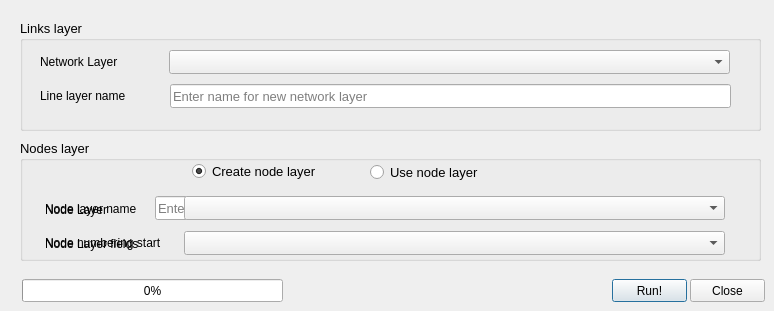
<?xml version="1.0" encoding="UTF-8"?>
<ui version="4.0">
 <class>TQ_NetPrep</class>
 <widget class="QDialog" name="TQ_NetPrep">
  <property name="windowModality">
   <enum>Qt::ApplicationModal</enum>
  </property>
  <property name="geometry">
   <rect>
    <x>0</x>
    <y>0</y>
    <width>774</width>
    <height>311</height>
   </rect>
  </property>
  <property name="windowTitle">
   <string>AequilibraE - Network Preparation</string>
  </property>
  <property name="modal">
   <bool>true</bool>
  </property>
  <widget class="QGroupBox" name="groupBox">
   <property name="geometry">
    <rect>
     <x>20</x>
     <y>140</y>
     <width>741</width>
     <height>121</height>
    </rect>
   </property>
   <property name="font">
    <font>
     <pointsize>10</pointsize>
    </font>
   </property>
   <property name="title">
    <string>Nodes layer</string>
   </property>
   <widget class="QLabel" name="label_2">
    <property name="geometry">
     <rect>
      <x>25</x>
      <y>96</y>
      <width>151</width>
      <height>16</height>
     </rect>
    </property>
    <property name="font">
     <font>
      <pointsize>9</pointsize>
     </font>
    </property>
    <property name="text">
     <string>Node Layer fields</string>
    </property>
   </widget>
   <widget class="QRadioButton" name="radioUseNodes">
    <property name="geometry">
     <rect>
      <x>350</x>
      <y>24</y>
      <width>151</width>
      <height>17</height>
     </rect>
    </property>
    <property name="text">
     <string>Use node layer</string>
    </property>
    <property name="checked">
     <bool>false</bool>
    </property>
   </widget>
   <widget class="QRadioButton" name="radioNewNodes">
    <property name="geometry">
     <rect>
      <x>172</x>
      <y>23</y>
      <width>171</width>
      <height>17</height>
     </rect>
    </property>
    <property name="text">
     <string>Create node layer</string>
    </property>
    <property name="checked">
     <bool>true</bool>
    </property>
   </widget>
   <widget class="QLabel" name="label_3">
    <property name="geometry">
     <rect>
      <x>25</x>
      <y>95</y>
      <width>171</width>
      <height>16</height>
     </rect>
    </property>
    <property name="font">
     <font>
      <pointsize>9</pointsize>
     </font>
    </property>
    <property name="text">
     <string>Node numbering start</string>
    </property>
    <property name="buddy">
     <cstring>label_3</cstring>
    </property>
   </widget>
   <widget class="QLineEdit" name="np_node_start">
    <property name="enabled">
     <bool>false</bool>
    </property>
    <property name="geometry">
     <rect>
      <x>179</x>
      <y>91</y>
      <width>71</width>
      <height>24</height>
     </rect>
    </property>
    <property name="text">
     <string>0</string>
    </property>
    <property name="alignment">
     <set>Qt::AlignRight|Qt::AlignTrailing|Qt::AlignVCenter</set>
    </property>
   </widget>
   <widget class="QLabel" name="label_4">
    <property name="geometry">
     <rect>
      <x>25</x>
      <y>62</y>
      <width>151</width>
      <height>16</height>
     </rect>
    </property>
    <property name="font">
     <font>
      <pointsize>9</pointsize>
     </font>
    </property>
    <property name="text">
     <string>Node Layer</string>
    </property>
   </widget>
   <widget class="QLabel" name="label_9">
    <property name="geometry">
     <rect>
      <x>25</x>
      <y>58</y>
      <width>101</width>
      <height>22</height>
     </rect>
    </property>
    <property name="font">
     <font>
      <pointsize>9</pointsize>
     </font>
    </property>
    <property name="text">
     <string>Node layer name</string>
    </property>
   </widget>
   <widget class="QLineEdit" name="OutNodes">
    <property name="geometry">
     <rect>
      <x>135</x>
      <y>56</y>
      <width>561</width>
      <height>24</height>
     </rect>
    </property>
    <property name="font">
     <font>
      <pointsize>10</pointsize>
     </font>
    </property>
    <property name="text">
     <string/>
    </property>
    <property name="placeholderText">
     <string>Enter name for node layer with centroids</string>
    </property>
   </widget>
   <widget class="QgsFieldComboBox" name="cbb_node_fields">
    <property name="geometry">
     <rect>
      <x>164</x>
      <y>91</y>
      <width>541</width>
      <height>24</height>
     </rect>
    </property>
   </widget>
   <widget class="QComboBox" name="cbb_node_layer">
    <property name="geometry">
     <rect>
      <x>164</x>
      <y>56</y>
      <width>541</width>
      <height>24</height>
     </rect>
    </property>
   </widget>
   <zorder>OutNodes</zorder>
   <zorder>label_2</zorder>
   <zorder>radioUseNodes</zorder>
   <zorder>radioNewNodes</zorder>
   <zorder>label_3</zorder>
   <zorder>np_node_start</zorder>
   <zorder>label_4</zorder>
   <zorder>label_9</zorder>
   <zorder>cbb_node_fields</zorder>
   <zorder>cbb_node_layer</zorder>
  </widget>
  <widget class="QGroupBox" name="groupBox_2">
   <property name="geometry">
    <rect>
     <x>20</x>
     <y>20</y>
     <width>741</width>
     <height>111</height>
    </rect>
   </property>
   <property name="font">
    <font>
     <pointsize>10</pointsize>
    </font>
   </property>
   <property name="title">
    <string>Links layer</string>
   </property>
   <widget class="QLabel" name="label">
    <property name="geometry">
     <rect>
      <x>20</x>
      <y>31</y>
      <width>181</width>
      <height>22</height>
     </rect>
    </property>
    <property name="font">
     <font>
      <pointsize>9</pointsize>
     </font>
    </property>
    <property name="text">
     <string>Network Layer</string>
    </property>
   </widget>
   <widget class="QLabel" name="label_8">
    <property name="geometry">
     <rect>
      <x>20</x>
      <y>65</y>
      <width>111</width>
      <height>22</height>
     </rect>
    </property>
    <property name="font">
     <font>
      <pointsize>9</pointsize>
     </font>
    </property>
    <property name="text">
     <string>Line layer name</string>
    </property>
   </widget>
   <widget class="QLineEdit" name="OutLinks">
    <property name="geometry">
     <rect>
      <x>150</x>
      <y>64</y>
      <width>561</width>
      <height>24</height>
     </rect>
    </property>
    <property name="font">
     <font>
      <pointsize>10</pointsize>
     </font>
    </property>
    <property name="text">
     <string/>
    </property>
    <property name="placeholderText">
     <string>Enter name for new network layer</string>
    </property>
   </widget>
   <widget class="QComboBox" name="cbb_line_layer">
    <property name="geometry">
     <rect>
      <x>149</x>
      <y>30</y>
      <width>561</width>
      <height>24</height>
     </rect>
    </property>
   </widget>
  </widget>
  <widget class="QProgressBar" name="progressbar">
   <property name="geometry">
    <rect>
     <x>22</x>
     <y>279</y>
     <width>261</width>
     <height>23</height>
    </rect>
   </property>
   <property name="palette">
    <palette>
     <active>
      <colorrole role="Highlight">
       <brush brushstyle="SolidPattern">
        <color alpha="255">
         <red>0</red>
         <green>170</green>
         <blue>0</blue>
        </color>
       </brush>
      </colorrole>
     </active>
     <inactive>
      <colorrole role="Highlight">
       <brush brushstyle="SolidPattern">
        <color alpha="255">
         <red>240</red>
         <green>240</green>
         <blue>240</blue>
        </color>
       </brush>
      </colorrole>
     </inactive>
     <disabled>
      <colorrole role="Highlight">
       <brush brushstyle="SolidPattern">
        <color alpha="255">
         <red>51</red>
         <green>153</green>
         <blue>255</blue>
        </color>
       </brush>
      </colorrole>
     </disabled>
    </palette>
   </property>
   <property name="value">
    <number>0</number>
   </property>
  </widget>
  <widget class="QLabel" name="progress_label">
   <property name="geometry">
    <rect>
     <x>300</x>
     <y>280</y>
     <width>261</width>
     <height>20</height>
    </rect>
   </property>
   <property name="font">
    <font>
     <pointsize>9</pointsize>
    </font>
   </property>
   <property name="text">
    <string/>
   </property>
  </widget>
  <widget class="QPushButton" name="pushOK">
   <property name="geometry">
    <rect>
     <x>612</x>
     <y>279</y>
     <width>75</width>
     <height>23</height>
    </rect>
   </property>
   <property name="text">
    <string>Run!</string>
   </property>
  </widget>
  <widget class="QPushButton" name="pushClose">
   <property name="geometry">
    <rect>
     <x>690</x>
     <y>279</y>
     <width>75</width>
     <height>23</height>
    </rect>
   </property>
   <property name="text">
    <string>Close</string>
   </property>
  </widget>
 </widget>
 <customwidgets>
  <customwidget>
   <class>QgsFieldComboBox</class>
   <extends>QComboBox</extends>
   <header>qgsfieldcombobox.h</header>
  </customwidget>
 </customwidgets>
 <tabstops>
  <tabstop>OutLinks</tabstop>
  <tabstop>radioNewNodes</tabstop>
  <tabstop>radioUseNodes</tabstop>
  <tabstop>OutNodes</tabstop>
  <tabstop>np_node_start</tabstop>
  <tabstop>pushOK</tabstop>
  <tabstop>pushClose</tabstop>
 </tabstops>
 <resources/>
 <connections/>
</ui>
